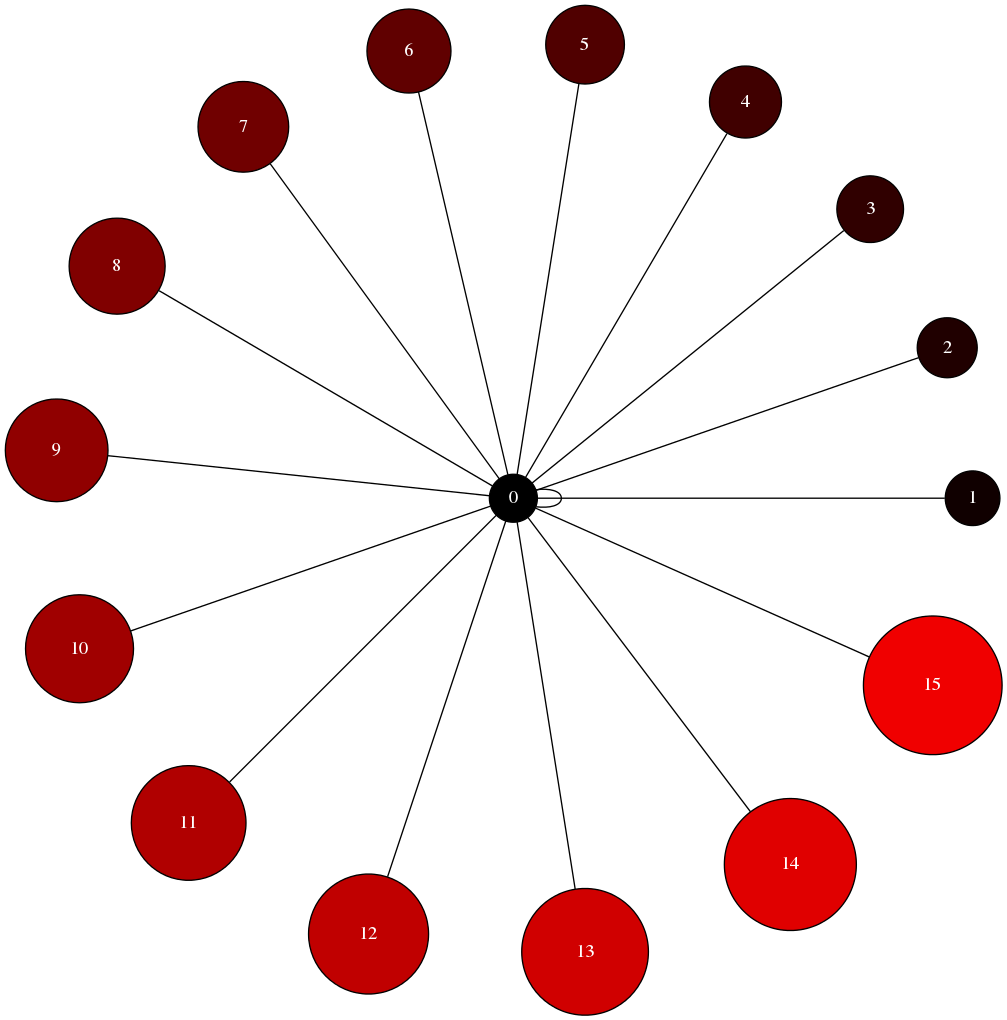

Source code (Python):
#!/usr/bin/env python
# -*- coding: utf-8 -*-
"""
Create and draw a star with varying node properties.

"""
#    Copyright (C) 2006 by 
#    Aric Hagberg <hagberg@lanl.gov>
#    Dan Schult <dschult@colgate.edu>
#    Manos Renieris, http://www.cs.brown.edu/~er/
#    Distributed with BSD license.     
#    All rights reserved, see LICENSE for details.
__author__ = """Aric Hagberg (hagberg@lanl.gov)"""

from pygraphviz import *

A=AGraph()

# set some default node attributes
A.node_attr['style']='filled'
A.node_attr['shape']='circle'
A.node_attr['fixedsize']='true'
A.node_attr['fontcolor']='#FFFFFF'

# make a star in shades of red
for i in range(16):
    A.add_edge(0,i)
    n=A.get_node(i)	
    n.attr['fillcolor']="#%2x0000"%(i*16)
    print "fillcolor" , n.attr['fillcolor'] 
    n.attr['height']="%s"%(i/16.0+0.5)
    n.attr['width']="%s"%(i/16.0+0.5)

print A.string() # print to screen
A.write("star.dot") # write to simple.dot
print "Wrote star.dot"
A.draw('star.png',prog="circo") # draw to png using circo
print "Wrote star.png"
